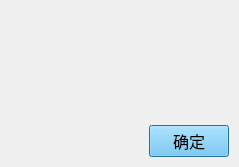
<?xml version="1.0" encoding="UTF-8"?>
<ui version="4.0">
 <class>DialogInfoRequest</class>
 <widget class="QDialog" name="DialogInfoRequest">
  <property name="geometry">
   <rect>
    <x>0</x>
    <y>0</y>
    <width>239</width>
    <height>167</height>
   </rect>
  </property>
  <property name="font">
   <font>
    <family>微软雅黑</family>
    <pointsize>12</pointsize>
   </font>
  </property>
  <layout class="QVBoxLayout" name="verticalLayout">
   <property name="leftMargin">
    <number>0</number>
   </property>
   <property name="topMargin">
    <number>0</number>
   </property>
   <property name="rightMargin">
    <number>0</number>
   </property>
   <property name="bottomMargin">
    <number>0</number>
   </property>
   <item>
    <widget class="QWidget" name="widget_white" native="true">
     <layout class="QVBoxLayout" name="verticalLayout_2">
      <item>
       <layout class="QHBoxLayout" name="horizontalLayout_2">
        <property name="leftMargin">
         <number>15</number>
        </property>
        <property name="topMargin">
         <number>15</number>
        </property>
        <property name="rightMargin">
         <number>15</number>
        </property>
        <property name="bottomMargin">
         <number>15</number>
        </property>
        <item>
         <widget class="QLabel" name="label_icon">
          <property name="maximumSize">
           <size>
            <width>70</width>
            <height>16777215</height>
           </size>
          </property>
          <property name="text">
           <string/>
          </property>
          <property name="pixmap">
           <pixmap resource="../images/image.qrc">:/topology/topology/ask.png</pixmap>
          </property>
         </widget>
        </item>
        <item>
         <widget class="QLabel" name="label_text"/>
        </item>
       </layout>
      </item>
      <item>
       <spacer name="verticalSpacer">
        <property name="orientation">
         <enum>Qt::Vertical</enum>
        </property>
        <property name="sizeHint" stdset="0">
         <size>
          <width>20</width>
          <height>18</height>
         </size>
        </property>
       </spacer>
      </item>
     </layout>
     <zorder></zorder>
     <zorder>verticalSpacer</zorder>
    </widget>
   </item>
   <item>
    <layout class="QHBoxLayout" name="horizontalLayout">
     <property name="leftMargin">
      <number>10</number>
     </property>
     <property name="topMargin">
      <number>10</number>
     </property>
     <property name="rightMargin">
      <number>10</number>
     </property>
     <property name="bottomMargin">
      <number>10</number>
     </property>
     <item>
      <spacer name="horizontalSpacer">
       <property name="orientation">
        <enum>Qt::Horizontal</enum>
       </property>
       <property name="sizeHint" stdset="0">
        <size>
         <width>40</width>
         <height>20</height>
        </size>
       </property>
      </spacer>
     </item>
     <item>
      <widget class="QPushButton" name="pushButton_ok">
       <property name="minimumSize">
        <size>
         <width>75</width>
         <height>23</height>
        </size>
       </property>
       <property name="font">
        <font>
         <family>微软雅黑</family>
         <pointsize>12</pointsize>
        </font>
       </property>
       <property name="styleSheet">
        <string notr="true">background-color: rgb(102, 199, 249);</string>
       </property>
       <property name="text">
        <string>确定</string>
       </property>
      </widget>
     </item>
    </layout>
   </item>
  </layout>
 </widget>
 <resources>
  <include location="../images/image.qrc"/>
 </resources>
 <connections>
  <connection>
   <sender>pushButton_ok</sender>
   <signal>clicked()</signal>
   <receiver>DialogInfoRequest</receiver>
   <slot>accept()</slot>
   <hints>
    <hint type="sourcelabel">
     <x>300</x>
     <y>185</y>
    </hint>
    <hint type="destinationlabel">
     <x>173</x>
     <y>103</y>
    </hint>
   </hints>
  </connection>
 </connections>
</ui>
